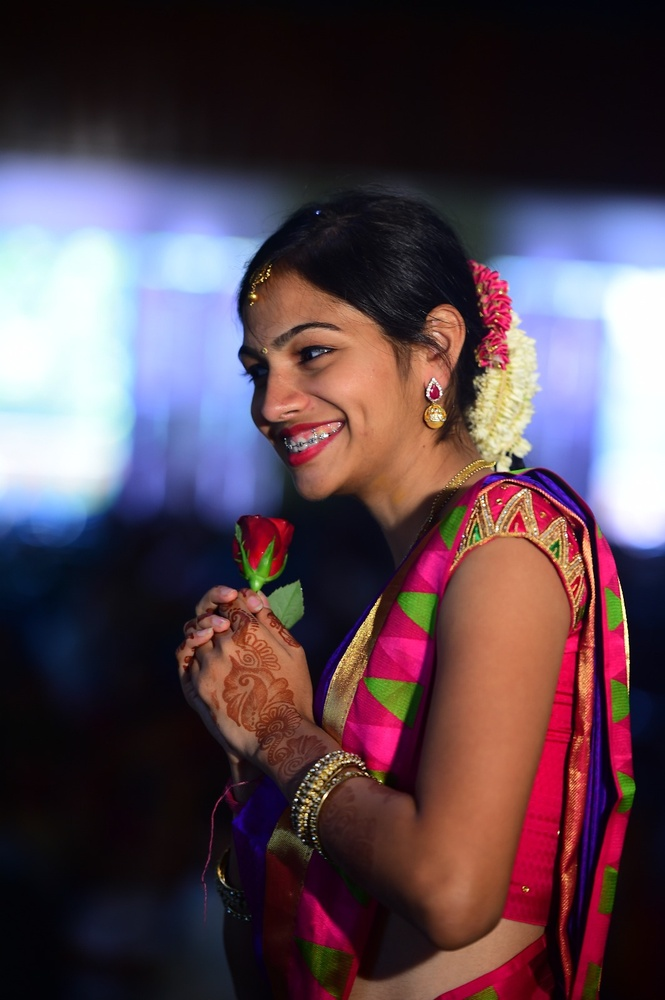
#> input picture Resource/try.jpg, 665 x 1000 px, shrunk from 1064 x 1600 before the run
$ python chapter1.py
#> lines starting #> are read from the running program, lines starting #| are printed output that depends on the picture; after the words box and inside, x2 and y2 are one past the last pixel; in counts of white or black regions, pixels touching at a corner belong together
import cv2
import numpy as np

kernel = np.ones((5,5),np.uint8)
# [30 lines of commented-out code are left out]

img = cv2.imread("Resource/try.jpg")
#> img is the input picture: shape (1000, 665, 3); mean B, G, R 78, 68.2, 87.8
print(img.shape)
#| (1000, 665, 3)
imgGrey = cv2.cvtColor(img,cv2.COLOR_BGR2GRAY)# convert image tp grey scale
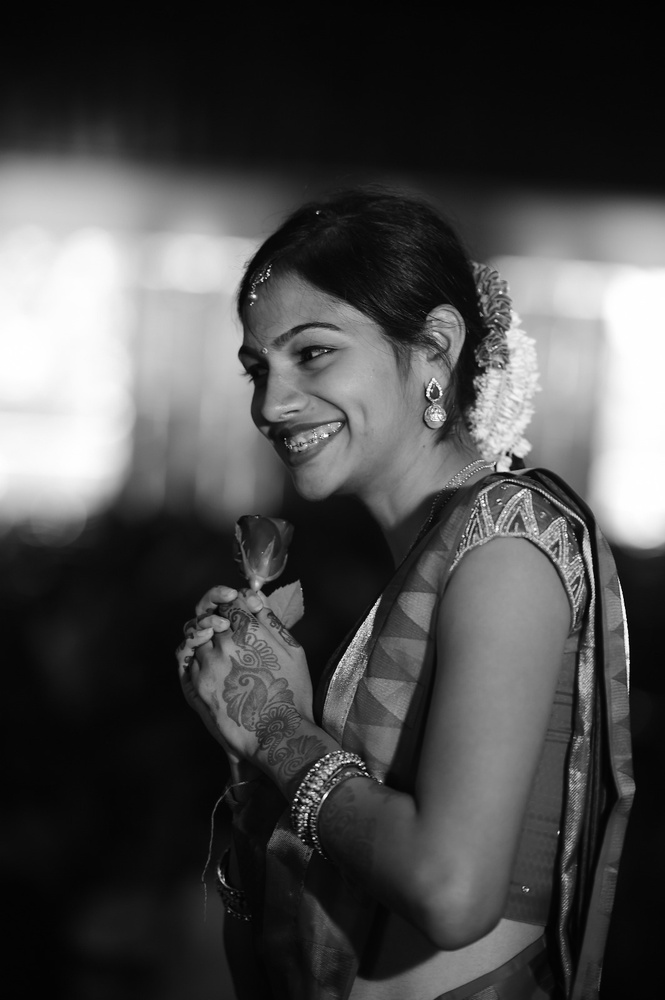
#> imgGrey: shape (1000, 665); min 0, max 255, mean 75.2
ingBlur = cv2.GaussianBlur(imgGrey,(7,7),0)#blur image
imgCanny = cv2.Canny(img,200,50)#edge detection
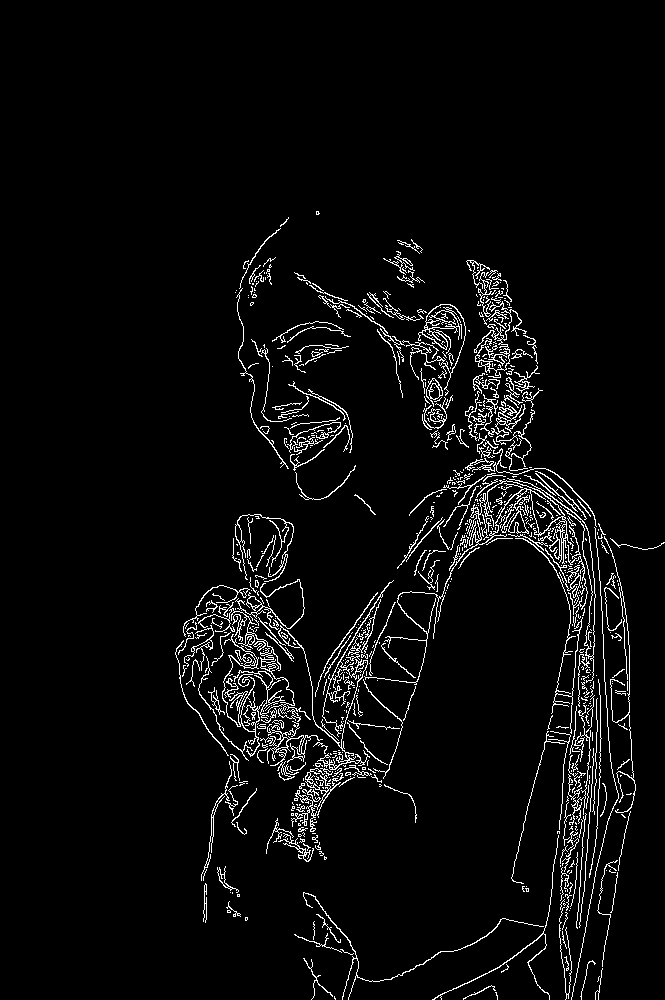
#> imgCanny: shape (1000, 665); 4.3% white in thin lines or dots, all inside (x1, y1, x2, y2) = (175, 211, 665, 1000)
imgDialation = cv2.dilate(imgCanny,kernel,iterations=1) #diate the edges in the images
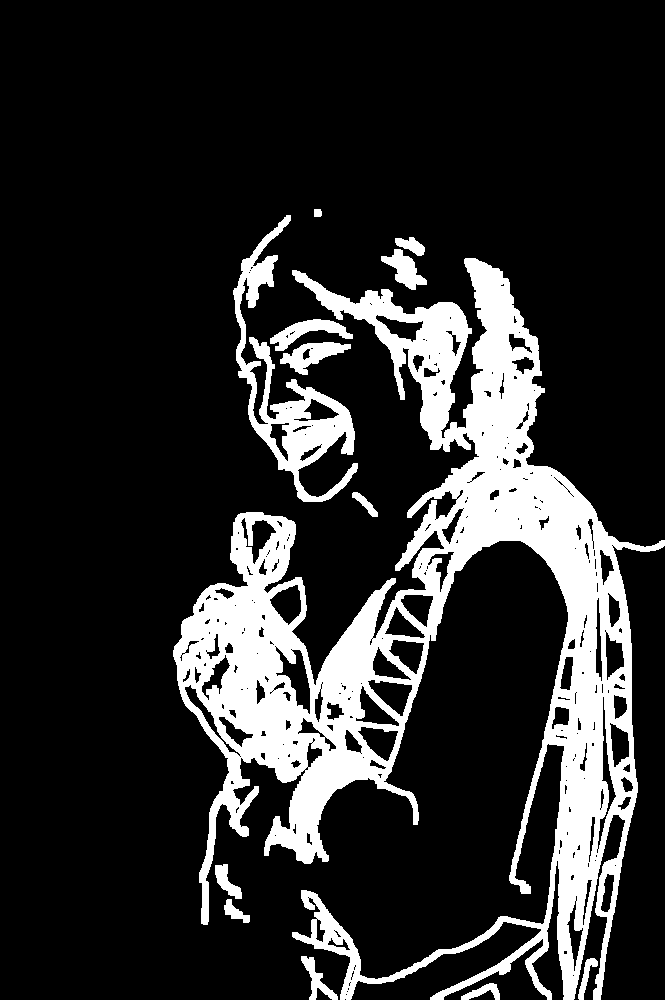
#> imgDialation: shape (1000, 665); 17.2% white; 13 white regions, largest, box (x1, y1, x2, y2) and area: (173, 258, 665, 1000) 100988, (233, 215, 358, 502) 8259, (280, 342, 351, 375) 1064
imgErode =cv2.erode(imgDialation,kernel,iterations=1)
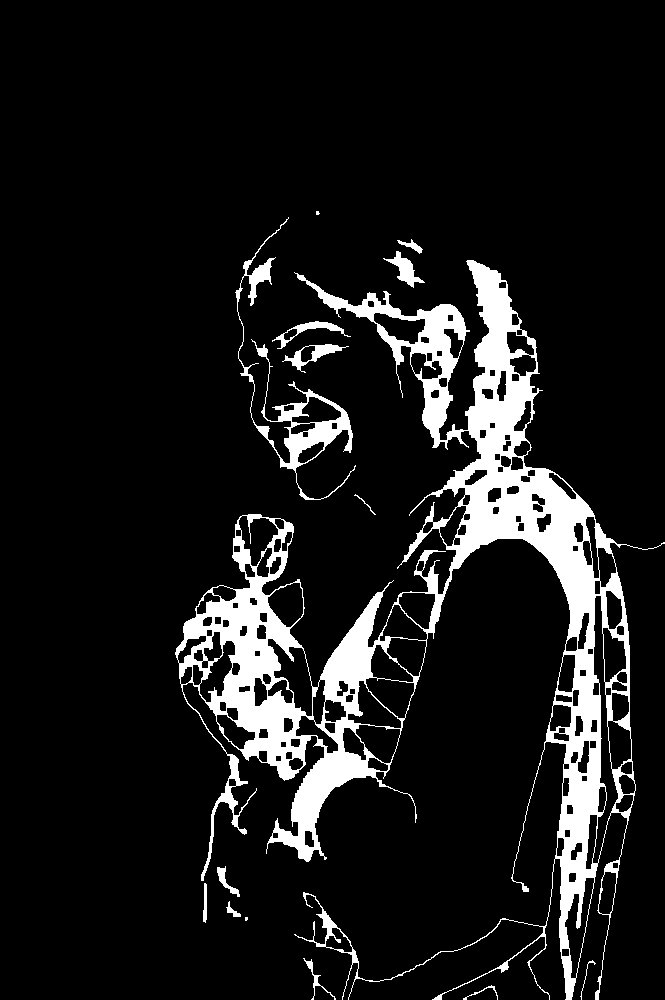
#> imgErode: shape (1000, 665); 10.1% white; 15 white regions (2 under 20 px), largest, box (x1, y1, x2, y2) and area: (175, 260, 665, 1000) 61051, (235, 217, 356, 500) 3611, (282, 344, 349, 373) 512


cv2.imshow("out",imgGrey)
cv2.imshow("out_blur",ingBlur)
cv2.imshow("out_canny",imgCanny)
cv2.imshow("out_dialate",imgDialation)
cv2.imshow("out_erode",imgErode)
cv2.waitKey(0)
